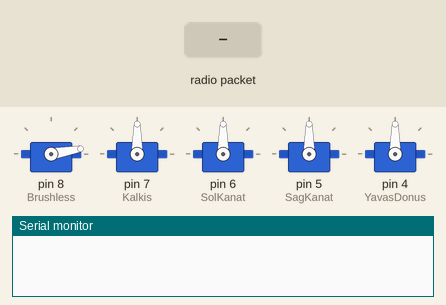
Recording of a sketch running on a simulated Arduino Uno, built with avr-gcc and run on an emulated ATmega328P. Shown: 5 × servo, the last lines printed to the serial monitor. Inputs (shaded band) come from the test bench. No radio packets arrive unless stated.

Above: at 1.2 s.
1.3 s: radio packet "90" arrives
At 2.5 s:
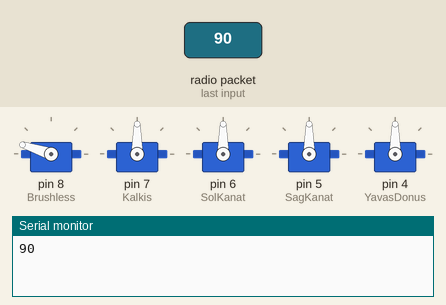
2.8 s: radio packet "200" arrives
At 7.2 s:
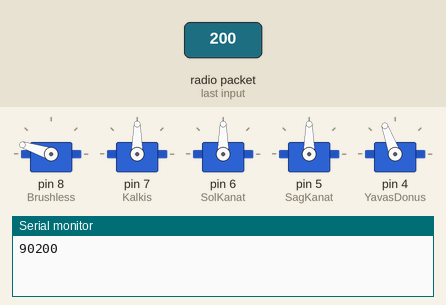
Timing chart, 0 to 9.3 s (numbered marks = the images above; inputs shaded):
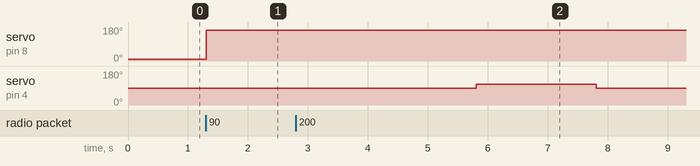

Measured:
- after the input at 1.3 s, servo on pin 8 (Brushless): 10° → 162° at once

The sketch:

alici.ino
```cpp
#include <Servo.h>
#include <SPI.h>
#include <nRF24L01.h>
#include <RF24.h>

const byte address[6] = "AtakHan";
RF24 radio(9, 10);
Servo Brushless;
Servo SagKanat;
Servo SolKanat;
Servo YavasDonus;
Servo Kalkis;
char str[32];
unsigned long lastReceivedTime = 0; // Son veri alım zamanı
unsigned long connectionTimeout = 3000; // Bağlantı kesilme süresi (3 saniye)
bool connectionLost = false;

void setup() {
  Serial.begin(19200);
  Brushless.attach(8);
  Kalkis.attach(7);
  SolKanat.attach(6);
  SagKanat.attach(5);
  YavasDonus.attach(4);
  radio.begin();
  radio.setDataRate(RF24_250KBPS);
  radio.setPALevel(RF24_PA_MIN);
  radio.openReadingPipe(1, address);
  radio.startListening();
  Brushless.write(10);
}

void loop() {
  if (radio.available()) {
    radio.read(&str, sizeof(str));
    Serial.print(str);

    // Son veri alım zamanını güncelle
    lastReceivedTime = millis();
    connectionLost = false;

    // Parçalanmış veriyi tutacak değişkenler
    int throttle = 0;
    int rudder = 0;
    int elevator = 0;
    int aileronRight = 0;
    int aileronLeft = 0;

    // Gelen veriyi ayrıştır
    sscanf(str, "%d/%d/%d/%d/%d", &throttle, &rudder, &elevator, &aileronRight, &aileronLeft);

    // Throttle kontrolü
    if (throttle >= 0 && throttle <= 100) {
      int mappedThrottle = map(throttle, 0, 100, 0, 180);
      Brushless.write(mappedThrottle);
    }

    // Rudder kontrolü
    if (rudder >= -50 && rudder <= 50) {
      int mappedRudder = map(rudder, -50, 50, 40, 140);
      YavasDonus.write(mappedRudder);
    }

    // Elevator kontrolü
    if (elevator >= -50 && elevator <= 50) {
      int mappedElevator = map(elevator, -50, 50, 40, 140);
      Kalkis.write(mappedElevator);
    }

    // Aileron Right kontrolü
    if (aileronRight >= -50 && aileronRight <= 50) {
      int mappedAileronRight = map(aileronRight, -50, 50, 40, 140);
      SagKanat.write(mappedAileronRight);
    }

    // Aileron Left kontrolü
    if (aileronLeft >= -50 && aileronLeft <= 50) {
      int mappedAileronLeft = map(aileronLeft, -50, 50, 40, 140);
      SolKanat.write(mappedAileronLeft);
    }
  } else { // Eğer bağlantı kesilirse
    unsigned long currentMillis = millis();

    // Bağlantı kesilme süresi kontrolü
    if (currentMillis - lastReceivedTime >= connectionTimeout) {
      if (!connectionLost) {
        connectionLost = true;
        YavasDonus.write(110); // YavasDonus servosunu 110 değerine ayarla
        delay(2000); // 2 saniye bekle
        YavasDonus.write(90); // YavasDonus servosunu 90 değerine geri getir
      }
    } else if (currentMillis - lastReceivedTime >= 500) { // Kısa süreli bağlantı kesilmesi
      YavasDonus.write(90);
      SagKanat.write(90);
      SolKanat.write(90);
      Kalkis.write(90);
    }

    // Yeniden bağlantı kurma işlemleri
    if (!radio.isChipConnected()) {
      radio.begin();
      radio.setDataRate(RF24_250KBPS);
      radio.setPALevel(RF24_PA_MIN);
      radio.openReadingPipe(1, address);
      radio.startListening();
      Brushless.write(10); // Motoru başlangıç konumuna getir
    }
  }

  // ZamanKont işlemleri
  static unsigned long YavYonEtkZam = 0;
  static unsigned long YatayEtkZam = 0;
  static unsigned long DikeyEtkZam = 0;
  long ZamanKont;

  ZamanKont = (YavYonEtkZam + 100) - millis();
  if (ZamanKont < 0) {
    YavasDonus.write(90);
  }

  ZamanKont = (YatayEtkZam + 100) - millis();
  if (ZamanKont < 0) {
    SagKanat.write(90);
    SolKanat.write(90);
  }

  ZamanKont = (DikeyEtkZam + 100) - millis();
  if (ZamanKont < 0) {
    Kalkis.write(90);
  }

  if (!radio.isChipConnected()) {
    Brushless.write(10);
  }
}
```
